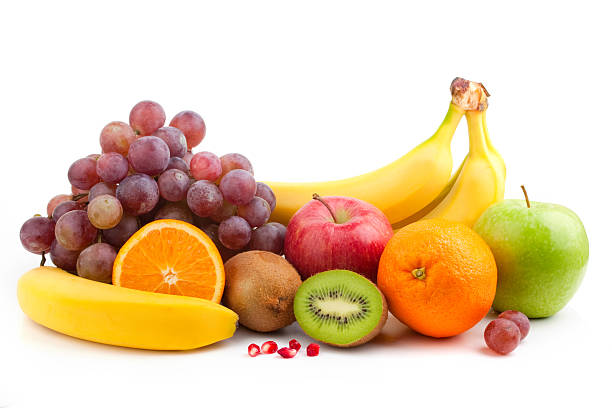
#> input picture img/fruits.jpg, 612 x 408 px, given in place of class-crew.jpg, which was not available; the run also reads 1 picture not shown here
$ jupyter execute --allow-errors isha_lesson1.ipynb   (text cells are left out)
#> lines starting #> are read from the running program, lines starting #| are printed output that depends on the picture; pictures that were not available may be replaced by others from this repository, and a replacement may not be noted
[cell 1]
import cv2 as cv
import numpy as np
import matplotlib.pyplot as plt

[cell 2]
path_to_image = './img/class-crew.jpg'

# read the image from the directory
img = cv.imread(path_to_image)
#> img is the input picture: shape (408, 612, 3); mean B, G, R 173.8, 206.2, 231.1

# Convert from BGR (OpenCV's default) to RGB (Matplotlib's default)
img_rgb = cv.cvtColor(img, cv.COLOR_BGR2RGB)

# display image
plt.imshow(img_rgb)
plt.show()

[cell 3]
print('Image properties:')
print(f'Image type: {type(img_rgb)}')
#| Image type: <class 'numpy.ndarray'>
print(f'Image shape: {img_rgb.shape}')
#| Image shape: (408, 612, 3)
print(f'Image size: {img_rgb.size}')
#| Image size: 749088

[cell 4]
# TODO: Try to isolate Luke head!!

img_cropped = img_rgb[20:80, 420:480]
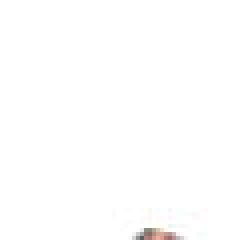
#> img_cropped: shape (60, 60, 3) (shown 4 times larger); mean R, G, B 254.3, 254.1, 254.1
plt.imshow(img_cropped)
print(f'Cropped image shape: {img_cropped.shape}')
#| Cropped image shape: (60, 60, 3)

[cell 5]
# TODO: Explore the cv.resize function

img_resize = cv.resize(img_rgb, (450, 335))
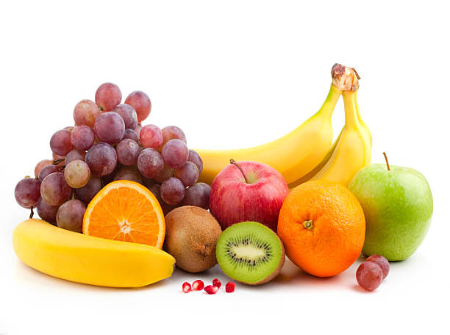
#> img_resize: shape (335, 450, 3); mean R, G, B 231.1, 206.1, 173.7
luke_resize = cv.resize(img_cropped, (30, 30))

print(f'Original image shape: {img_rgb.shape}')
#| Original image shape: (408, 612, 3)
print(f'Resized image shape: {img_resize.shape}')
#| Resized image shape: (335, 450, 3)

plt.imshow(img_resize)
plt.imshow(luke_resize)
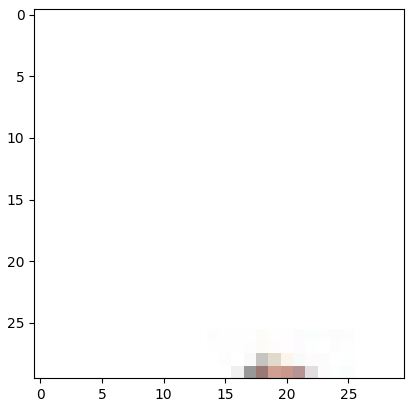
#> figure drawn by matplotlib, 1 panel

[cell 6]
#TODO: RGB images have three (3) channels, use cv.split to isolate each channel and then display them all

r, g, b= cv.split(img_rgb)
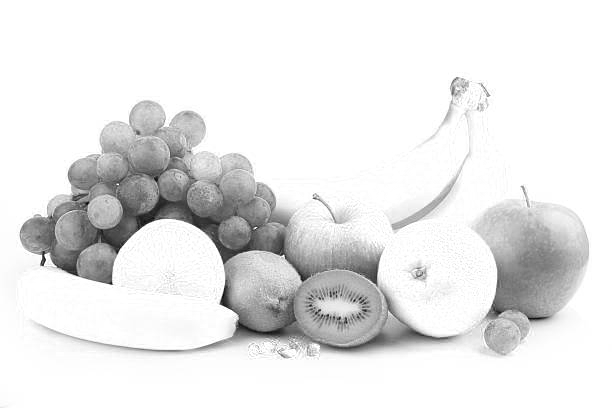
#> r: shape (408, 612); min 0, max 255, mean 231.1
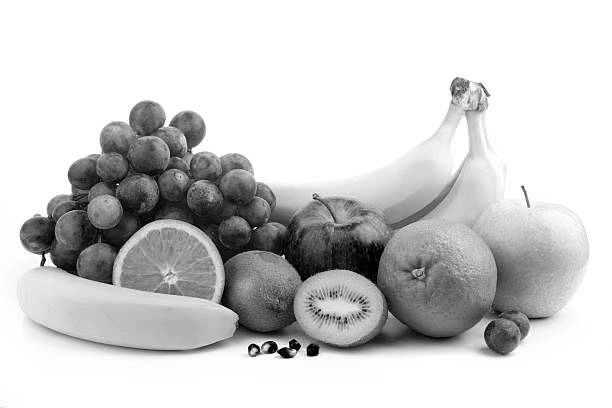
#> g: shape (408, 612); min 0, max 255, mean 206.2
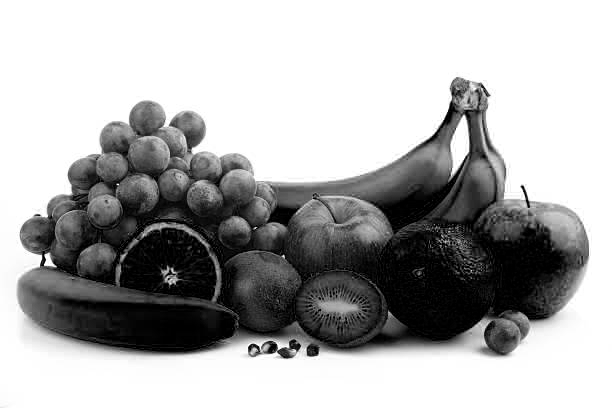
#> b: shape (408, 612); min 0, max 255, mean 173.8
channels = [b, g, r]
titles = ['rgb', 'blue', 'green', 'red']

plt.figure(figsize=(16, 6))
plt.subplot(1,4,1)
plt.imshow(img_rgb), plt.title(titles[0])

for i in range(len(channels)):
    plt.subplot(1,4,i+2)
    plt.imshow(channels[i])
    plt.title(titles[i+1])
#> this loop made 3 passes

plt.show()

[cell 7]
#TODO: What can be split can be merged. Use the cv.merge function to merge the individual channels together

merged_img_rgb = cv.merge([r, g, b])
merged_img_bgr = cv.merge([b, g, r])

#TODO: Does the order of merging matter? Find out!

titles = ['Original Image', 'Merged RGB', 'Merged BGR']
plt.figure(figsize=(16, 6))
plt.subplot(1,3,1)
plt.imshow(img_rgb), plt.title(titles[0])
plt.subplot(1,3,2)
plt.imshow(merged_img_rgb), plt.title(titles[1])
plt.subplot(1,3,3)
plt.imshow(merged_img_bgr), plt.title(titles[2])
# [6 lines of commented-out code are left out]

plt.show()
#> figure, not shown here; B, G, R data is drawn as R, G, B

[cell 8]
#TODO: Explore different color spaces. Plot the original image in at least 3 other color spaces

# Reference: https://docs.opencv.org/3.4/d8/d01/group__imgproc__color__conversions.html

[cell 9]
# TODO: Every pixel has a value (0, 255), let's explore the pixel value distribution

# TODO: 1. convert to grayscale
img_gray = cv.cvtColor(img_rgb, cv.COLOR_RGB2GRAY)
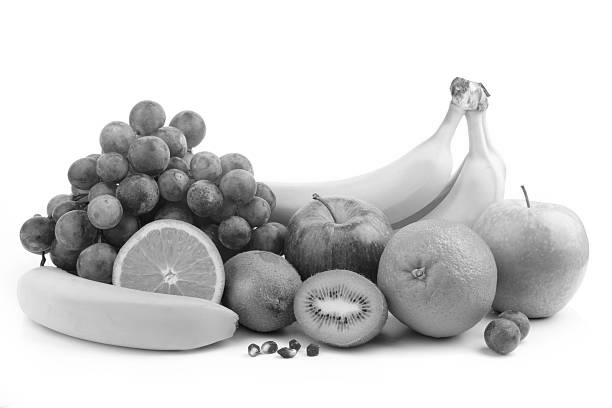
#> img_gray: shape (408, 612); min 1, max 255, mean 210


# TODO: 2. find the min and max pixel value
print(f'Min and Max pixel values are: [{np.min(img_gray)}, {np.max(img_gray)}]')
#| Min and Max pixel values are: [1, 255]


# TODO: 3. create and plot the pixel value distribution as an image histogram
histSize = 256
histRange = (0, 255)
plt.hist(img_gray.flatten(), bins=histSize, range=histRange, alpha=1)
plt.xlabel('Pixel Intensity'), plt.ylabel('Frequency')
plt.show()
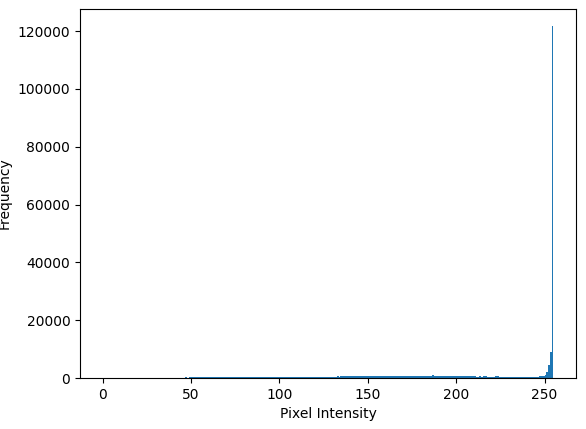
#> figure drawn by matplotlib, 1 panel; tallest bar 121674 high, from x = 254 to 255

# TODO: 4. determine the cumulative distribution and plot it against the pixel value distribution
hist, bins = np.histogram(img_gray.flatten(), histSize, histRange)
#> hist = 256 values, max 121674 at index 255, min 0 at index 0, mean 975.4; bins = 257 values from 0 to 255
cdf = hist.cumsum()
#> cdf = 256 values from 0 to 249696
cdf_normalized = cdf * float(hist.max()) / cdf.max()
#> cdf_normalized = 256 values from 0 to 121674

plt.plot(cdf_normalized, color = 'b')
plt.hist(img_gray.flatten(), bins=histSize, range=histRange, alpha=1, color = 'r')
plt.xlim([0,256])
plt.legend(('cdf','histogram'), loc = 'upper left')
plt.xlabel('Pixel Intensity'), plt.ylabel('Frequency')
plt.show()
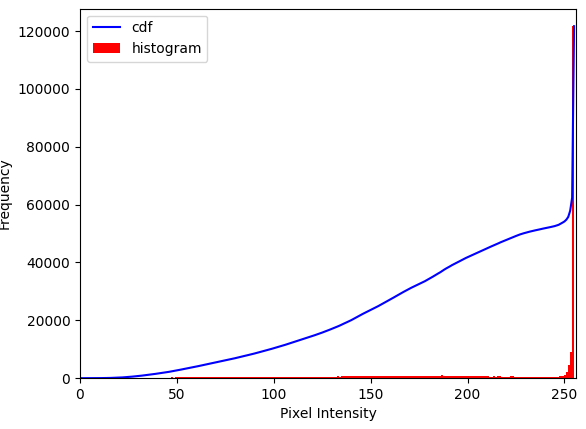
#> figure drawn by matplotlib, 1 panel; tallest bar 121674 high, from x = 254 to 255; curve peaks at x = 255, y = 121674
